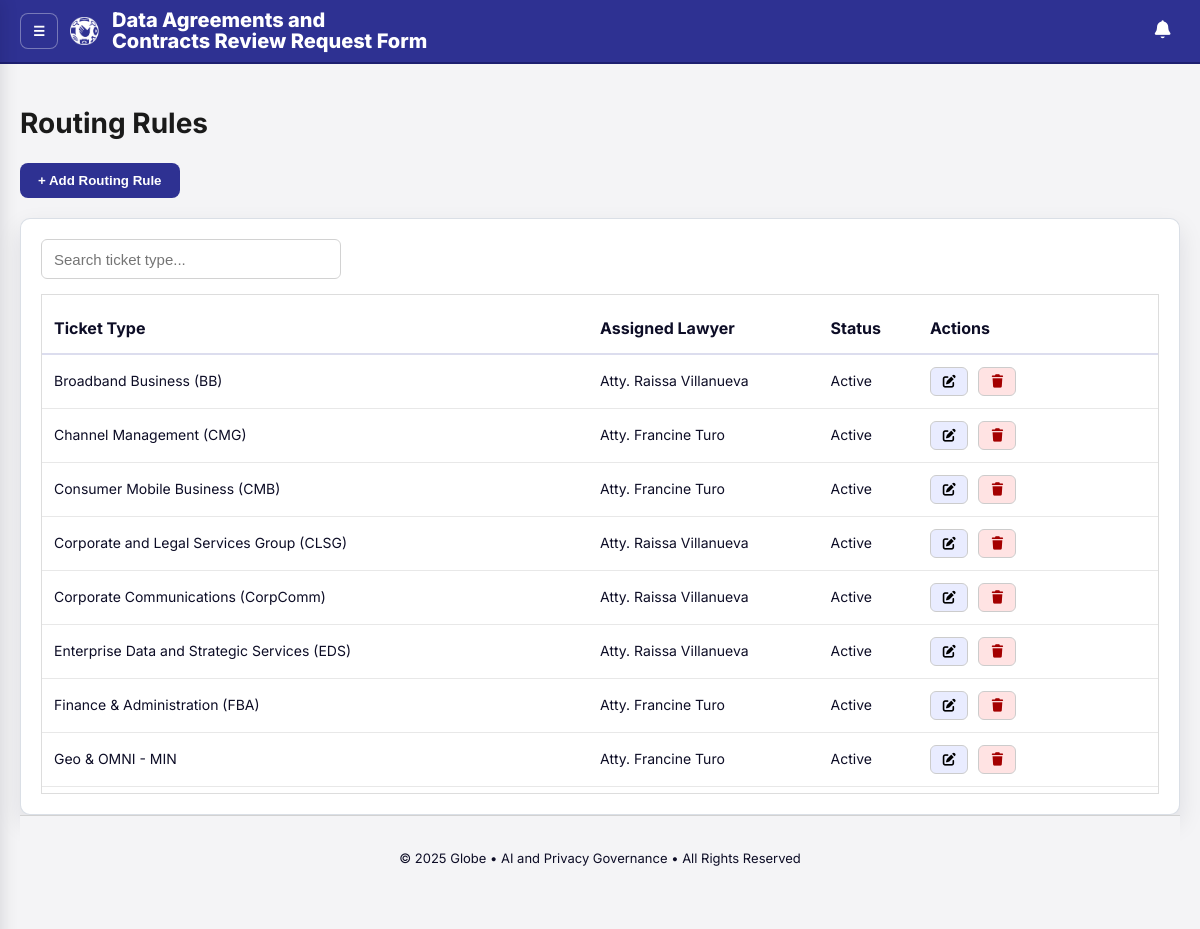
The app's page /manage_routing.php (signed in) with its own data.
### tables this page shows
CREATE TABLE `routing_rules` (
  `id` int(11) NOT NULL AUTO_INCREMENT,
  `ticket_type` varchar(255) NOT NULL,
  `assigned_lawyer` int(11) NOT NULL,
  `cc_emails` text DEFAULT NULL,
  `active` tinyint(1) DEFAULT 1,
  `created_at` timestamp NOT NULL DEFAULT current_timestamp(),
  PRIMARY KEY (`id`),
  KEY `assigned_lawyer` (`assigned_lawyer`),
  CONSTRAINT `routing_rules_ibfk_1` FOREIGN KEY (`assigned_lawyer`) REFERENCES `lawyers` (`id`)
);

CREATE TABLE `lawyers` (
  `id` int(11) NOT NULL AUTO_INCREMENT,
  `name` varchar(100) NOT NULL,
  `email` varchar(190) NOT NULL,
  `pass_hash` varchar(255) NOT NULL,
  `role` enum('lawyer','admin') NOT NULL DEFAULT 'lawyer',
  `created_at` timestamp NOT NULL DEFAULT current_timestamp(),
  PRIMARY KEY (`id`),
  UNIQUE KEY `email` (`email`)
);

### manage_routing.php (the view, shortened to what this page needs)
<?php
require __DIR__ . '/config/db.php';
function h($s){ return htmlspecialchars($s, ENT_QUOTES, 'UTF-8'); }
$rules = $conn->query("
    SELECT r.id, r.ticket_type, r.active,
           r.assigned_lawyer,
           r.cc_emails,   /* <-- add this */
           l.name AS lawyer_name
    FROM routing_rules r
    JOIN lawyers l ON r.assigned_lawyer = l.id
    ORDER BY r.ticket_type ASC
")->fetch_all(MYSQLI_ASSOC);
?>
<!doctype html>
<html>
<head>
    <link rel="stylesheet" href="assets/css/admin.css">
    <link rel="stylesheet" href="assets/css/manage_lawyers.css">
    <link rel="stylesheet" href="assets/css/toast.css">
    <link rel="stylesheet" href="assets/css/notifications.css">
    <link rel="stylesheet" href="https://cdnjs.cloudflare.com/ajax/libs/font-awesome/7.0.1/css/all.min.css">
</head>
<body>
<?php
include __DIR__ . '/assets/partials/brandbar.php';
?>
<main class="container-fluid page" id="mainContent">
<h1 class="page-title">Routing Rules</h1>
<div class="actions-bar" style="margin-bottom:20px;">
    <button class="btn primary" id="openAddRuleModal">+ Add Routing Rule</button>
</div>
<div class="card" style="padding:20px;">
    <div class="search-bar" style="margin-bottom:15px; max-width:300px;">
        <input
            type="text"
            id="routingSearch"
            class="big-input"
            placeholder="Search ticket type..."
            style="padding:8px 12px;"
        >
    </div>
    <div class="table-scroll">
        <table class="data-table">
            <thead>
            <tr>
                <th>Ticket Type</th>
                <th>Assigned Lawyer</th>
                <th>Status</th>
                <th width="240px">Actions</th>
            </tr>
            </thead>
            <tbody>
            <?php foreach ($rules as $row): ?>
            <tr>
                <td><?= h($row['ticket_type']) ?></td>
                <td><?= h($row['lawyer_name']) ?></td>
                <td><?= $row['active'] ? "Active" : "Disabled" ?></td>
                <td>
                    <button class="btn small editRuleBtn"
                        title="Edit"
                        data-id="<?= $row['id'] ?>"
                        data-type="<?= h($row['ticket_type']) ?>"
                        data-lawyer="<?= $row['assigned_lawyer'] ?>"
                        data-active="<?= $row['active'] ?>"
                        data-cc="<?= h($row['cc_emails'] ?? '') ?>"
                    >
                        <i class="fa-solid fa-pen-to-square"></i>
                    </button>
                    <button class="btn small danger deleteRuleBtn"
                            title="Delete"
                            data-id="<?= $row['id'] ?>"
                            data-type="<?= h($row['ticket_type']) ?>">
                        <i class="fa-solid fa-trash"></i>
                    </button>
                </td>
            </tr>
            <?php endforeach; ?>
            </tbody>
        </table>
    </div>
</div>
<footer class="site-footer">
  <p>© 2025 Globe • AI and Privacy Governance • All Rights Reserved</p>
</footer>
</main>
</body>
</html>

### assets/css/admin.css (style rules this page uses)
* { scrollbar-width: thin; scrollbar-color: var(--brand) var(--bg); }
:root { --brand: #2E3192; --brand-700: #1e2375; --brand-ring: 0 0 0 3px rgba(46,49,146,.15); --bg: #f4f4f6; --card: #ffffff; --ink: #0d0d26; --muted: #666; --border: #d2d2d2; --green: #18c465; --red: #e53935; --amber: #f4a000; --gray: #5b5b5b; --row-border: #cfcfd8; }
* { box-sizing: border-box; }
html, body { margin: 0; height: 100%; background: var(--bg); color: var(--ink); font-family: "Inter", system-ui, -apple-system, Segoe UI, Roboto, Arial, sans-serif; line-height: 1.45; }
.card { background: var(--card); padding: 24px 28px; border-radius: 10px; box-shadow: 0 2px 10px rgba(0,0,0,.08); }
input[type="text"], input[type="email"], input[type="file"], textarea, select { width: 100%; font-size: 15px; padding: 10px 12px; min-height: 40px; border: 1px solid var(--border); border-radius: 6px; background: #fff; transition: border-color .2s, box-shadow .2s, background .2s; }
.btn { padding: 10px 18px; border: none; border-radius: 8px; font-weight: 700; cursor: pointer; transition: transform .04s, background .2s, filter .2s; }
.btn.primary { background: var(--brand); color: #fff; }
.btn:not(.primary) { background: #fff; border: 1px solid #ccc; }
#mainContent { padding: 20px 20px; }
.card { background: #fff; box-shadow: 0 10px 24px rgba(15, 23, 42, 0.10); border: 1px solid rgba(148, 163, 184, 0.35); }
.site-footer { height: var(--footer-h); display:flex; align-items:center; justify-content:center; text-align:center; padding: 20px 16px; font-size:13px; border-top: 1px solid var(--border); background: var(--bg); flex: 0 0 auto; }

### assets/css/manage_lawyers.css (style rules this page uses)
.page-title { font-size: 28px; font-weight: 700; margin-bottom: 20px; color: #1a1a1a; }
.actions-bar { margin-bottom: 20px; }
.btn.primary { background: #2E3192; color: #fff; padding: 10px 18px; border-radius: 8px; display: inline-block; text-decoration: none; font-weight: 600; transition: 0.2s; }
.data-table { width: 100%; border-collapse: collapse; margin-top: 10px; }
.data-table th { text-align: left; padding: 12px; background: #f4f5fb; font-weight: 700; border-bottom: 2px solid #dcddee; }
.data-table td { padding: 12px; border-bottom: 1px solid #e8e8e8; font-size: 14px; }
.btn.small { padding: 6px 10px; font-size: 13px; background: #e9ecff; border-radius: 6px; text-decoration: none; margin-right: 6px; display: inline-block; }
.btn.small.danger { background: #ffe3e3; color: #a40000; }
.table-scroll { max-height: 500px; overflow-y: auto; overflow-x: hidden; border: 1px solid #ddd; }
.table-scroll thead tr th { position: sticky; top: 0; background: #fff; z-index: 5; }

### assets/css/toast.css (style rules this page uses)
:root { --toast-radius: 14px; --toast-shadow: 0 12px 30px rgba(2,6,23,.12); --toast-border: 1px solid rgba(2,6,23,.06); --toast-bg: #ffffff; --toast-ink: #0f172a; --toast-muted: #475569; }

### records on screen
routing_rules: ticket_type "Broadband Business (BB)", assigned_lawyer.name "Atty. Raissa Villanueva", active "Active"
routing_rules: ticket_type "Channel Management (CMG)", assigned_lawyer.name "Atty. Francine Turo", active "Active"
routing_rules: ticket_type "Consumer Mobile Business (CMB)", assigned_lawyer.name "Atty. Francine Turo", active "Active"
routing_rules: ticket_type "Corporate and Legal Services Group (CLSG)", assigned_lawyer.name "Atty. Raissa Villanueva", active "Active"
routing_rules: ticket_type "Corporate Communications (CorpComm)", assigned_lawyer.name "Atty. Raissa Villanueva", active "Active"
routing_rules: ticket_type "Enterprise Data and Strategic Services (EDS)", assigned_lawyer.name "Atty. Raissa Villanueva", active "Active"
routing_rules: ticket_type "Finance & Administration (FBA)", assigned_lawyer.name "Atty. Francine Turo", active "Active"
routing_rules: ticket_type "Geo & OMNI - MIN", assigned_lawyer.name "Atty. Francine Turo", active "Active"

### other values on screen
$brand['titleLines'][0] "Data Agreements and"
$brand['titleLines'][1] "Contracts Review Request Form"
